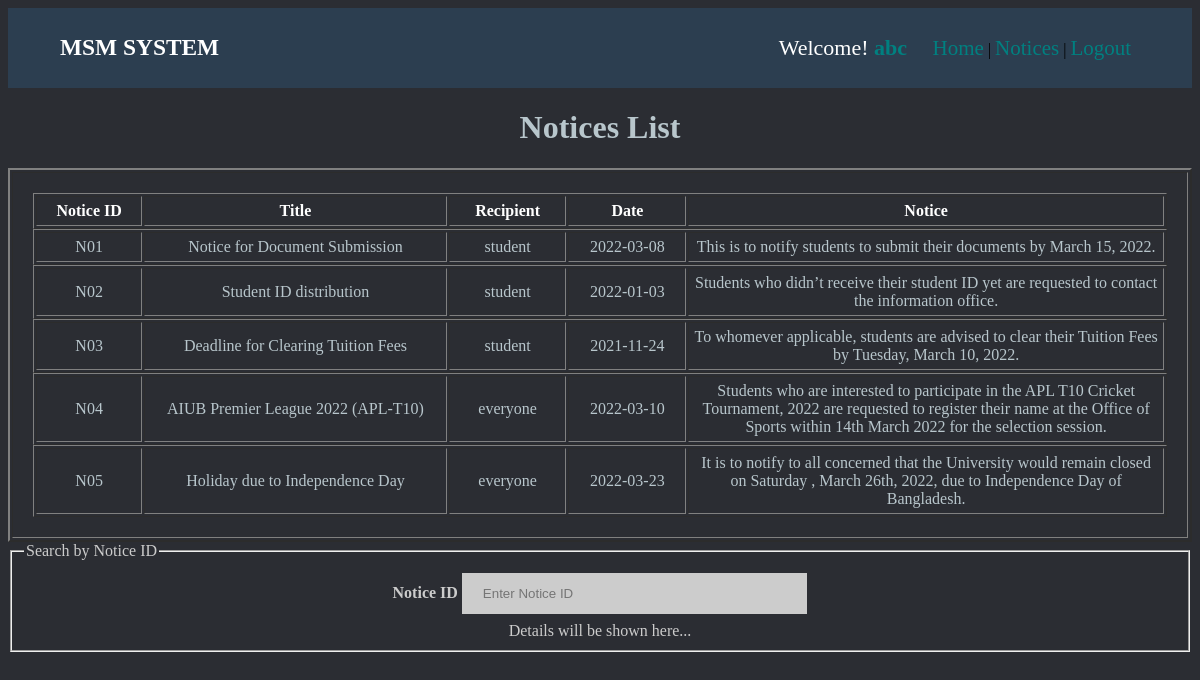
The page /views/admin/adminNoticesList.php (signed in) on the database its author committed.
### tables this page shows
CREATE TABLE `notices` (
  `notice_id` varchar(15) NOT NULL,
  `notice_title` varchar(40) NOT NULL,
  `recipient` varchar(15) NOT NULL,
  `date` date NOT NULL,
  `notice` varchar(200) NOT NULL
);

### views/admin/adminNoticesList.php (the view, shortened to what this page needs)
<!DOCTYPE html>
<html lang="en">
<head>
    <link rel="stylesheet" href="../../assets/css/adminNoticesList.css">
</head>
<body>
    <div class="top-section">
        <table style="width: 100%;">
            <tr>
                <td class="logo-title">
                    <h3><a href="../adminHome.php">MSM SYSTEM</a></h3>
                </td>
                <td style="width: 35%;">
                    <span class="welcome">Welcome! <span style="color: red;"> <b>
                                <a href="adminProfile.php?username=<?php echo $_COOKIE["loggedName"]; ?>"
                                    style="text-decoration: none;"><?php echo $_COOKIE["loggedName"]; ?></a>
                            </b></span></span>
                    <span class="top-menu">
                        <a href="../adminHome.php">Home</a> |
                        <a href="../../views/admin/adminNoticesList.php">Notices</a> |
                        <a href="../../controllers/logout.php">Logout</a>
                    </span>
                </td>
            </tr>
        </table>
    </div>
    <div class="main-section">
        <center>
            <h1 style="color: #B8C6CC;">Notices List</h1>
            <table border="2" style="width: 100%;">
                <tr>
                    <td style="width: 100%; padding: 20px;">
                        <html>
                        <center>
                            <table border="1" class="notice-table">
                                <tr>
                                    <th style="width: 80px;">Notice ID</th>
                                    <th style="width: 250px;">Title</th>
                                    <th style="width: 90px;">Recipient</th>
                                    <th style="width: 90px;">Date</th>
                                    <th style="width: 400px;">Notice</th>
                            </table>
                        </center>
                        </html>
                        <?php
    $con = mysqli_connect('localhost', 'root', '', 'webtech');
    $sql = "select * from notices";
    $res = mysqli_query($con, $sql);
    while($noticeArray = mysqli_fetch_assoc($res)){
?>
                        <html>
                        <center>
                            <table border="1" class="notice-table">
                                <tr>
                                    <td style="width: 80px; "><?=$noticeArray['notice_id']?></td>
                                    <td style="width: 250px; "><?=$noticeArray['notice_title']?></td>
                                    <td style="width: 90px; "><?=$noticeArray['recipient']?></td>
                                    <td style="width: 90px; "><?=$noticeArray['date']?></td>
                                    <td style="width: 400px; "><?=$noticeArray['notice']?></td>
                                </tr>
                            </table>
                        </center>
                        </html>
                        <?php
                }
?>
                    </td>
                </tr>
            </table>
        </center>
    </div>
    <div class="notice-search">
        <center>
            <form action="">
                <fieldset>
                    <legend>Search by Notice ID</legend>
                    <label for="noticeId"><b>Notice ID</b></label>
                    <input type="text" placeholder="Enter Notice ID" name="noticeId" onkeyup="showNotice(this.value)">
                    <br>
                    <div id="txtHint">Details will be shown here...</div>
                </fieldset>
            </form>
        </center>
    </div>
</body>
</html>

### assets/css/adminNoticesList.css (style rules this page uses)
body { background-color: #2B2D33; }
legend, label { color: #ccc; }
#txtHint { color: #ccc; }
input { width: 30%; background-color: #ccc; padding: 12px 20px; margin: 8px 0; display: inline-block; border: 1px solid #ccc; box-sizing: border-box; }
.top-section { background-color: #2C3E50; margin: 0%; }
.logo-title { color: #B8C6CC; width: 65%; padding-left: 50px; font-size: 20px; }
.logo-title a { color: white; text-decoration: none; }
.welcome { font-size: 22px; color: white; }
.welcome a { text-decoration: none; color: #008080; }
.top-menu { padding-left: 20px; }
.top-menu a { text-decoration: none; color: #008080; font-size: 21px; }
.notice-table { width: 100%; text-align: center; }
.notice-table th { text-align: center; padding: 5px; color: white; }
.notice-table td { text-align: center; padding: 5px; color: #B8C6CC; }

### rows shown on the page
notices: notice_id "N01", notice_title "Notice for Document Submission", recipient "student", date "2022-03-08", notice "This is to notify students to submit their documents by March 15, 2022."
notices: notice_id "N02", notice_title "Student ID distribution", recipient "student", date "2022-01-03", notice "Students who didn’t receive their student ID yet are requested to contact the information office."
notices: notice_id "N03", notice_title "Deadline for Clearing Tuition Fees", recipient "student", date "2021-11-24", notice "To whomever applicable, students are advised to clear their Tuition Fees by Tuesday, March 10, 2022."
notices: notice_id "N04", notice_title "AIUB Premier League 2022 (APL-T10)", recipient "everyone", date "2022-03-10", notice "Students who are interested to participate in the APL T10 Cricket Tournament, 2022 are requested to register their name at the Office of Sports within 14th March 2022 for the selection session."
notices: notice_id "N05", notice_title "Holiday due to Independence Day", recipient "everyone", date "2022-03-23", notice "It is to notify to all concerned that the University would remain closed on Saturday , March 26th, 2022, due to Independence Day of Bangladesh."

### other values the page prints
$_COOKIE["loggedName"] "abc"
